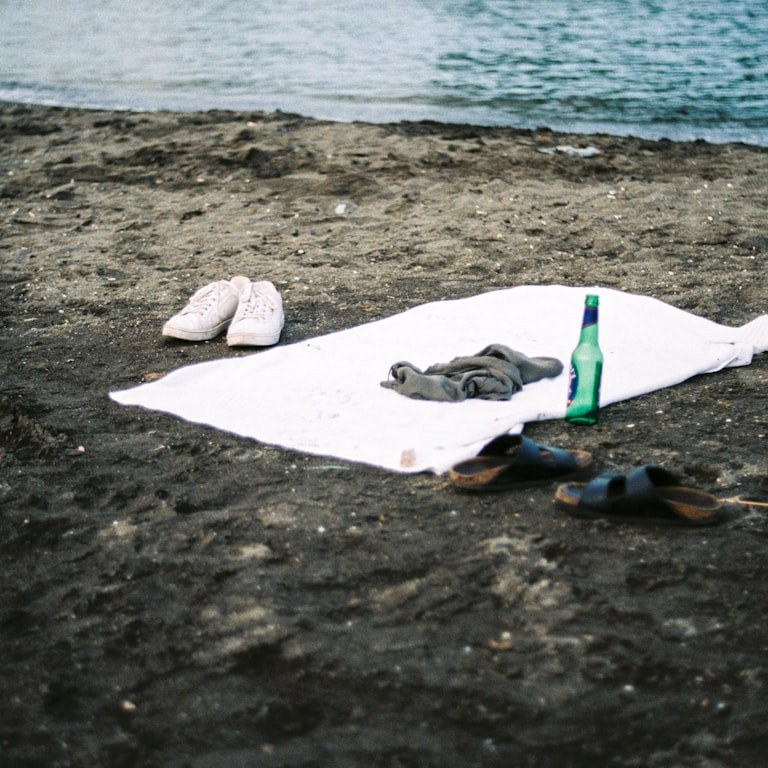
#> input picture data/processed/benchmark/test/test_negative_003.jpg, 768 x 768 px
$ python -i build_manifests.py   (imports and definitions only)
#> lines starting #> are read from the running program, lines starting #| are printed output that depends on the picture
#> further down, picture is the input picture: PIL image 768x768 RGB; mean R, G, B 109.3, 112.7, 108.5
#!/usr/bin/env python3
from __future__ import annotations

import argparse
import hashlib
import json
import random
from pathlib import Path

import numpy as np
from PIL import Image, ImageChops, ImageEnhance, ImageFilter, ImageOps

ROOT = Path(__file__).resolve().parent.parent
FILTERED_MANIFEST = ROOT / "manifests" / "filtered_candidates.jsonl"
TRAIN_MANIFEST = ROOT / "manifests" / "train_manifest.jsonl"
VAL_MANIFEST = ROOT / "manifests" / "val_manifest.jsonl"
TEST_MANIFEST = ROOT / "manifests" / "test_manifest.jsonl"
BENCHMARK_MANIFEST = ROOT / "manifests" / "benchmark_manifest.jsonl"
ENROLLMENT_MANIFEST = ROOT / "manifests" / "enrollment_manifest.jsonl"
LEAKAGE_REPORT = ROOT / "manifests" / "leakage_report.json"
SPLIT_SUMMARY = ROOT / "manifests" / "split_summary.json"
PROCESSED_DIR = ROOT / "data" / "processed"


# [26 lines left out: functions read_jsonl, write_jsonl, perceptual_hash, not called in this run]


def stable_bucket(value: str) -> int:
    return int(hashlib.sha1(value.encode()).hexdigest()[:8], 16)


def load_rgba(path: Path) -> Image.Image:
    with Image.open(path) as image:
        return image.convert("RGBA")


def crop_foreground(image: Image.Image) -> Image.Image:
    rgb = image.convert("RGB")
    arr = np.asarray(rgb, dtype=np.float32)
    distance = np.sqrt(((255 - arr) ** 2).sum(axis=2))
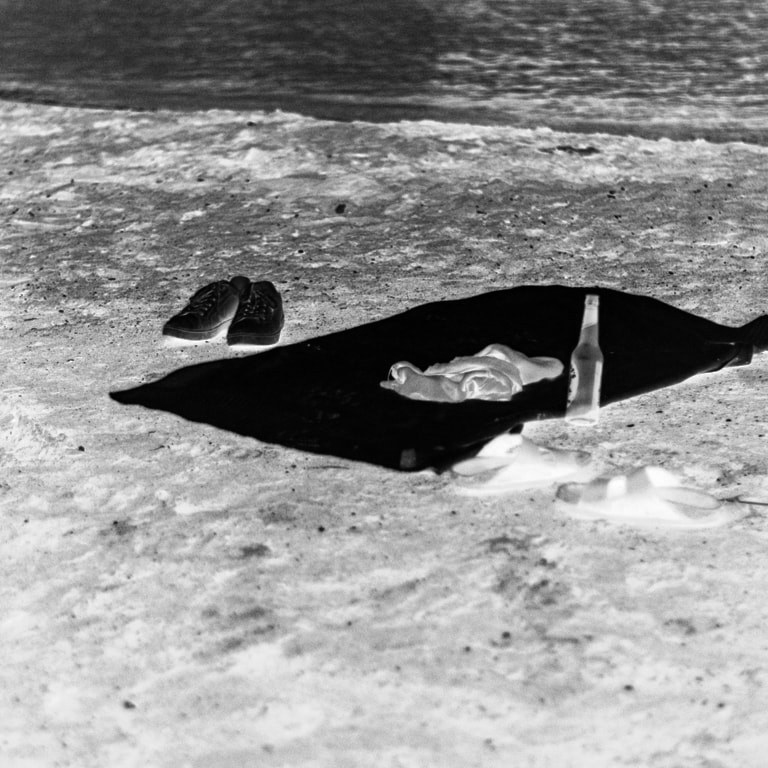
#> distance: shape (768, 768) float32; min 0, max 441.1, mean 251.5; drawn with min black and max white
    alpha = np.clip((distance - 18) * 6, 0, 255).astype(np.uint8)
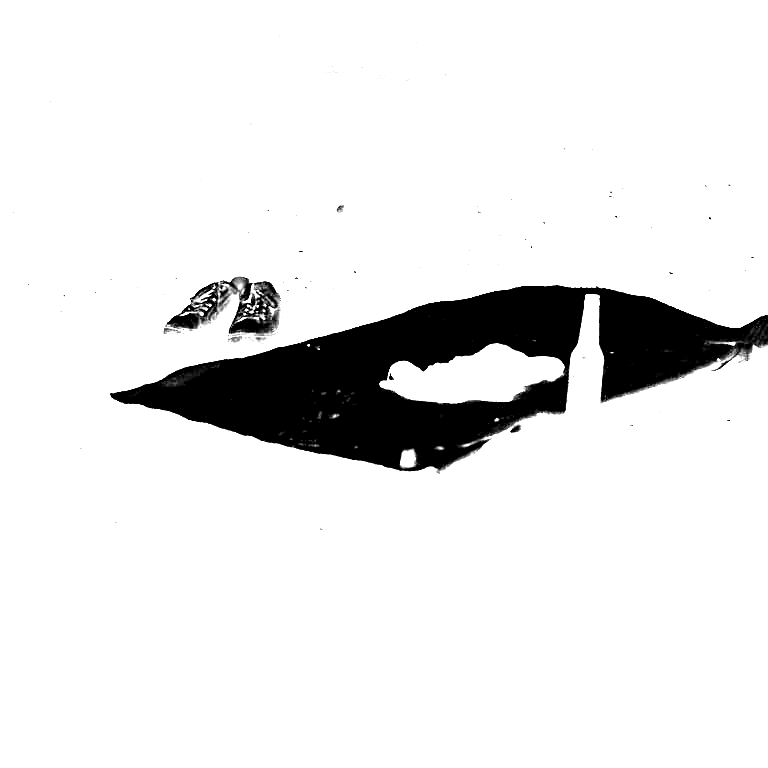
#> alpha: shape (768, 768); min 0, max 255, mean 231
    mask = Image.fromarray(alpha, mode="L")
    bbox = mask.getbbox()
#> bbox = (0, 0, 768, 768)
    if bbox:
        cropped = image.crop(bbox)
        alpha_crop = mask.crop(bbox)
        cropped.putalpha(alpha_crop)
        return cropped
    return image


def cover_resize(image: Image.Image, size: tuple[int, int]) -> Image.Image:
    return ImageOps.fit(image, size, method=Image.Resampling.LANCZOS)


# [60 lines left out: function composite_scene, not called in this run]


def save_image(image: Image.Image, path: Path) -> None:
    path.parent.mkdir(parents=True, exist_ok=True)
    image.save(path, format="JPEG", quality=95, optimize=True)


# [267 lines left out: functions manifest_record, main, not called in this run]


# [2 lines not run here, left out]

>>> from PIL import Image
>>> picture = Image.open('../data/processed/benchmark/test/test_negative_003.jpg')
>>> result = crop_foreground(picture)

$ run again, on data/processed/benchmark/val/val_negative_001.jpg
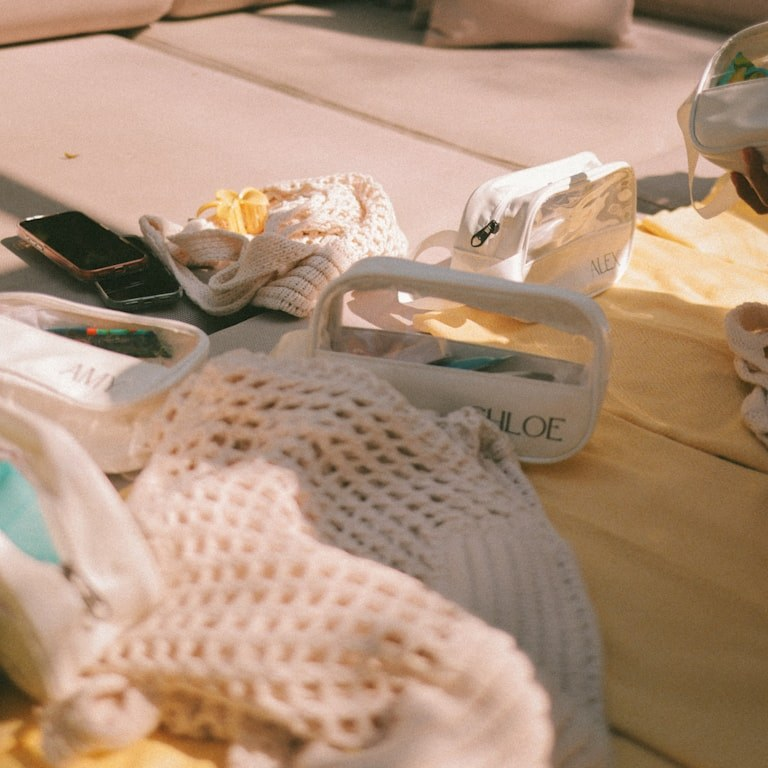
#> input picture data/processed/benchmark/val/val_negative_001.jpg, 768 x 768 px
#> picture is the input picture: PIL image 768x768 RGB; mean R, G, B 175.6, 146.2, 123.5
#> in crop_foreground, `distance = np.sqrt(((255 - arr) ** 2).sum(axis=2))`:
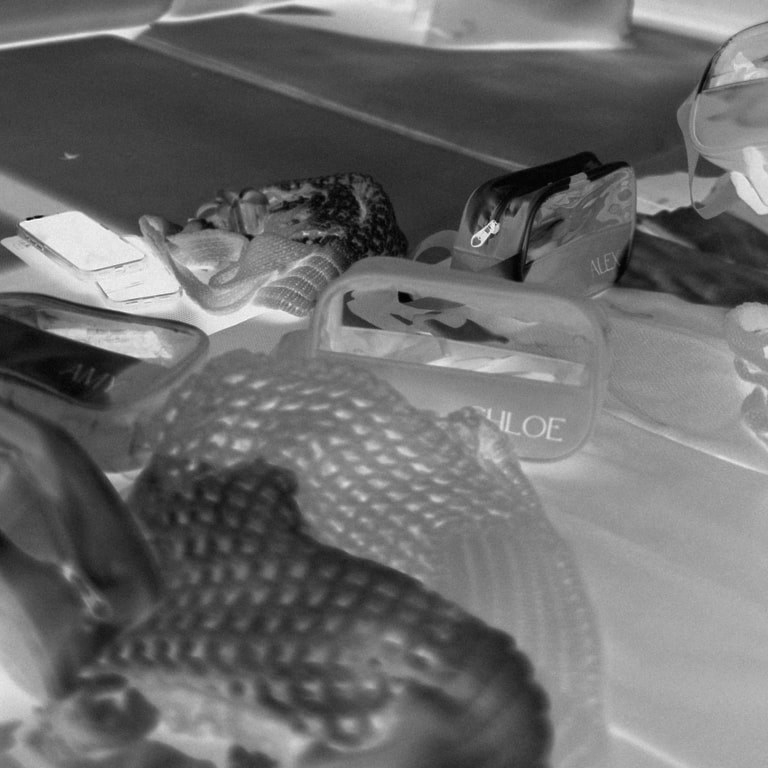
#> distance: shape (768, 768) float32; min 6.4, max 435.3, mean 189.5; drawn with min black and max white
#> in crop_foreground, `alpha = np.clip((distance - 18) * 6, 0, 255).astype(np.uint8)`:
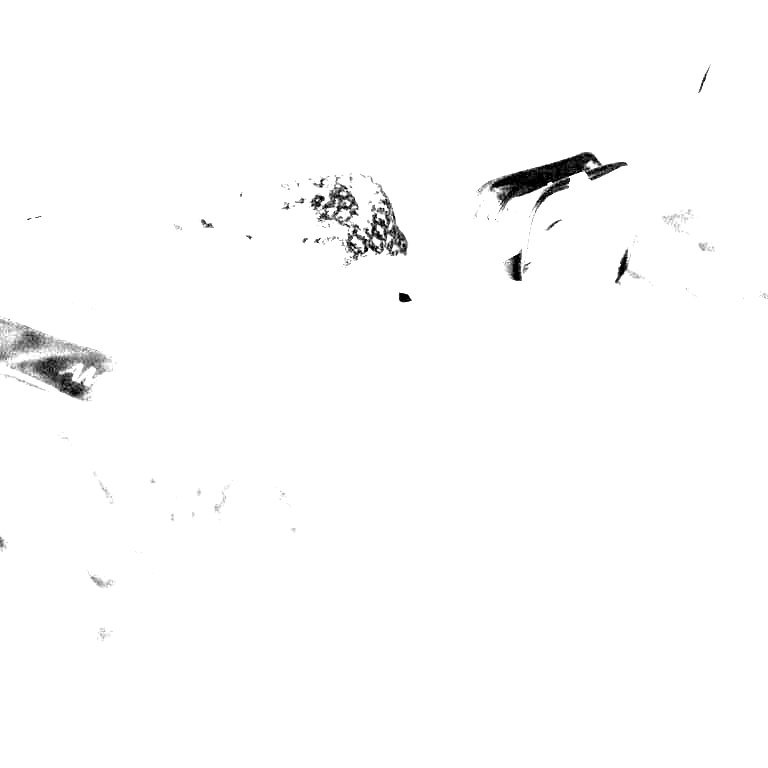
#> alpha: shape (768, 768); min 0, max 255, mean 252
#> bbox = (0, 0, 768, 768)
